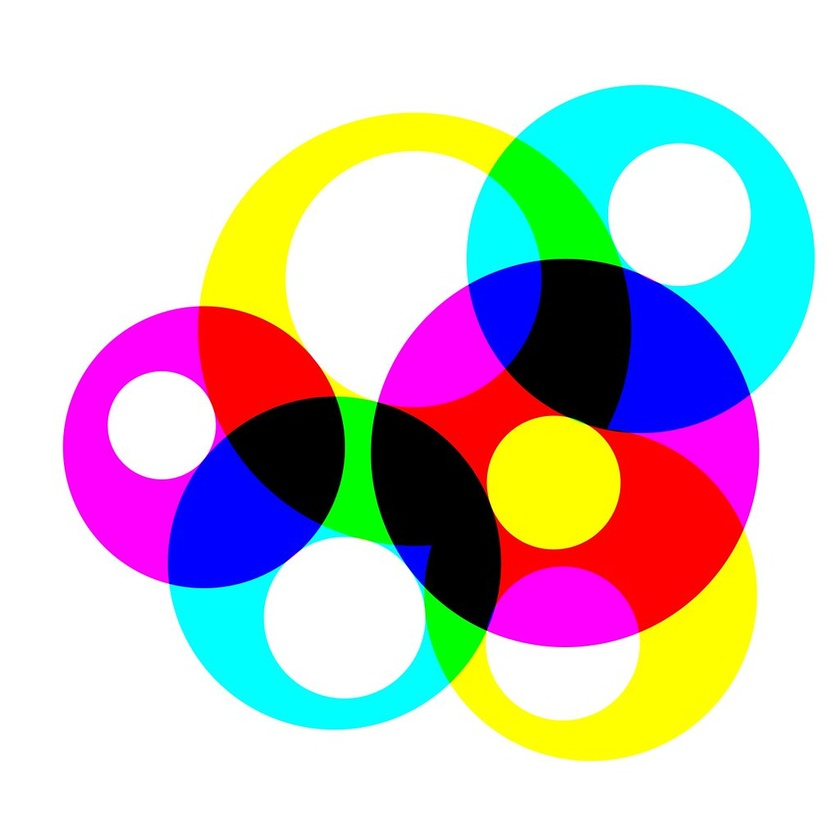
#> input picture img/circles.jpeg, 840 x 840 px, shrunk from 1024 x 1024 before the run
$ python 0704-houghcircles.py
#> lines starting #> are read from the running program, lines starting #| are printed output that depends on the picture; after the words box and inside, x2 and y2 are one past the last pixel; in counts of white or black regions, pixels touching at a corner belong together
# 0704.py
import cv2
import numpy as np

#1
src1 = cv2.imread('../../img/circles.jpeg')
#> src1 is the input picture: shape (840, 840, 3); mean B, G, R 198.6, 197.9, 202
gray1 = cv2.cvtColor(src1, cv2.COLOR_BGR2GRAY)
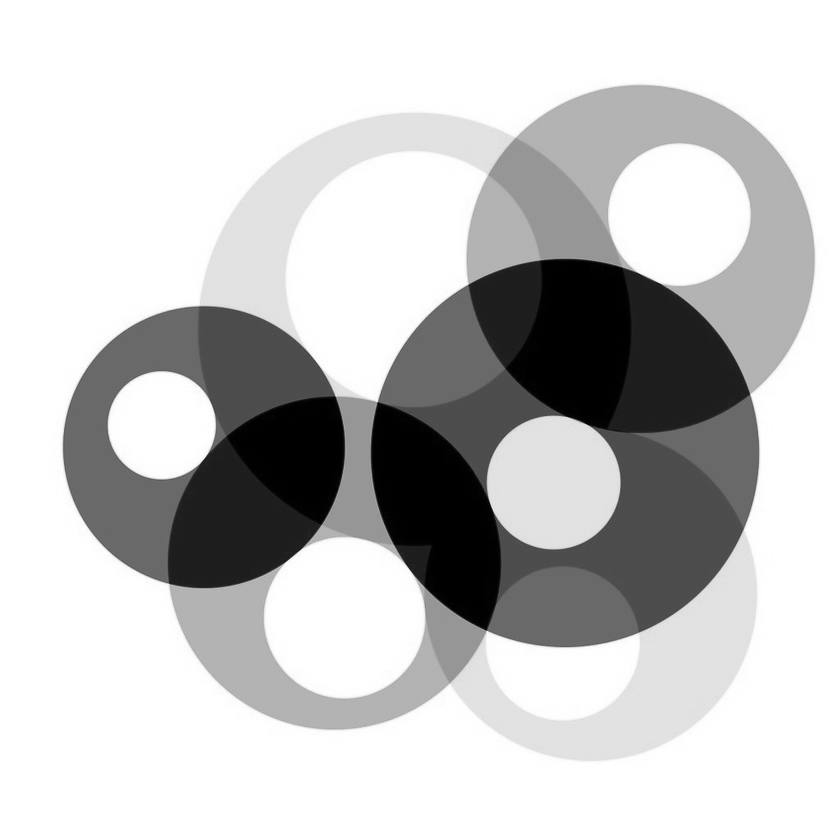
#> gray1: shape (840, 840); min 0, max 255, mean 199.2
circles1 = cv2.HoughCircles(gray1, method = cv2.HOUGH_GRADIENT, dp = 1, minDist = 50, param2 = 15)
#> circles1 = 173 rows, first 8: [413.5, 278.5, 127.8], [203.5, 447.5, 141.1], [590.5, 593.5, 166.8], [640.5, 259.5, 174.6], [334.5, 563.5, 166.1], [566.5, 452.5, 195.6], [415.5, 331.5, 219.2], [343.5, 617.5, 81]

print('circles1.shape = ', circles1.shape)
#| circles1.shape =  (1, 173, 3)
for circle in circles1[0,:]:
	cx, cy, r = circle
	cv2.circle(src1, (cx,cy), int(r), (255,0,0), 2)
#> this loop made 173 passes
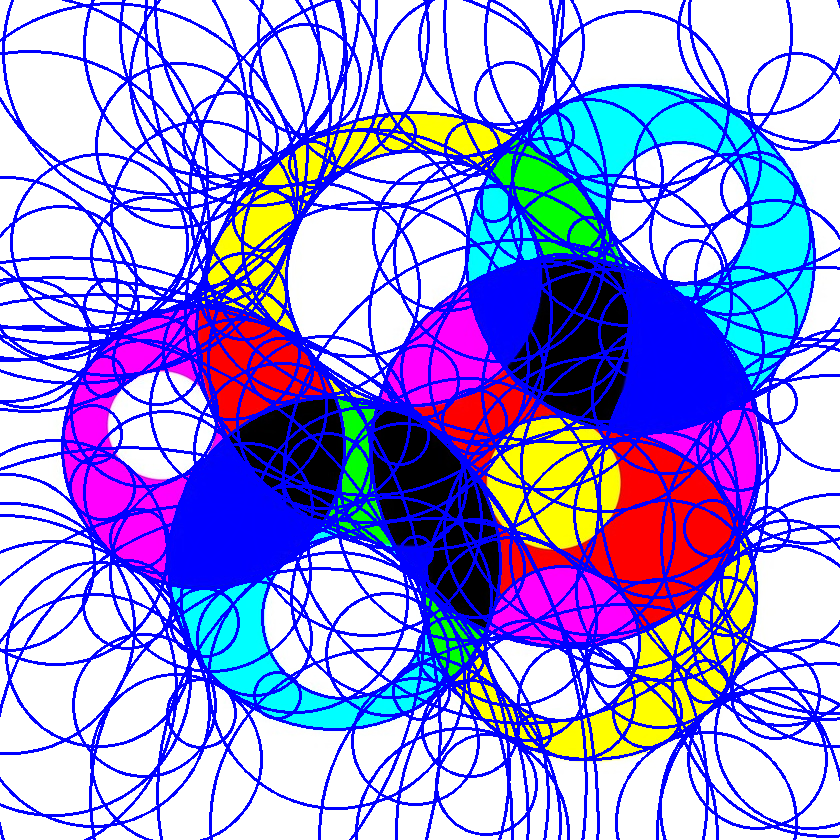
#> src1: shape (840, 840, 3); mean B, G, R 220, 147.1, 149.7
cv2.imshow('src1', src1)

#2
src2 = cv2.imread('../../img/circles.jpeg')
gray2 = cv2.cvtColor(src2, cv2.COLOR_BGR2GRAY)
circles2 = cv2.HoughCircles(gray2, method = cv2.HOUGH_GRADIENT, dp = 1, minDist = 50, param2 = 15, minRadius = 30, maxRadius = 100)
#> circles2 = 13 rows, first 8: [562.5, 643.5, 77.3], [679.5, 214.5, 71], [344.5, 616.5, 80.5], [161.5, 425.5, 53.7], [552.5, 480.5, 65.3], [391.5, 259.5, 99.4], [639.5, 547.5, 99.4], [431.5, 303.5, 97.2]

print('circles2.shape = ', circles2.shape)
#| circles2.shape =  (1, 13, 3)
for circle in circles2[0,:]:
	cx, cy, r = circle
	cv2.circle(src2, (cx,cy), int(r), (255,0,0), 2)
#> this loop made 13 passes
#> (cx, cy, r) on passes 1 to 12: (562.5, 643.5, 77.3), (679.5, 214.5, 71), (344.5, 616.5, 80.5), (161.5, 425.5, 53.7), (552.5, 480.5, 65.3), (391.5, 259.5, 99.4), (639.5, 547.5, 99.4), (431.5, 303.5, 97.2), (241.5, 480.5, 90.5), (573.5, 324.5, 81.3), (394.5, 505.5, 83.7), (308.5, 469.5, 71.2)
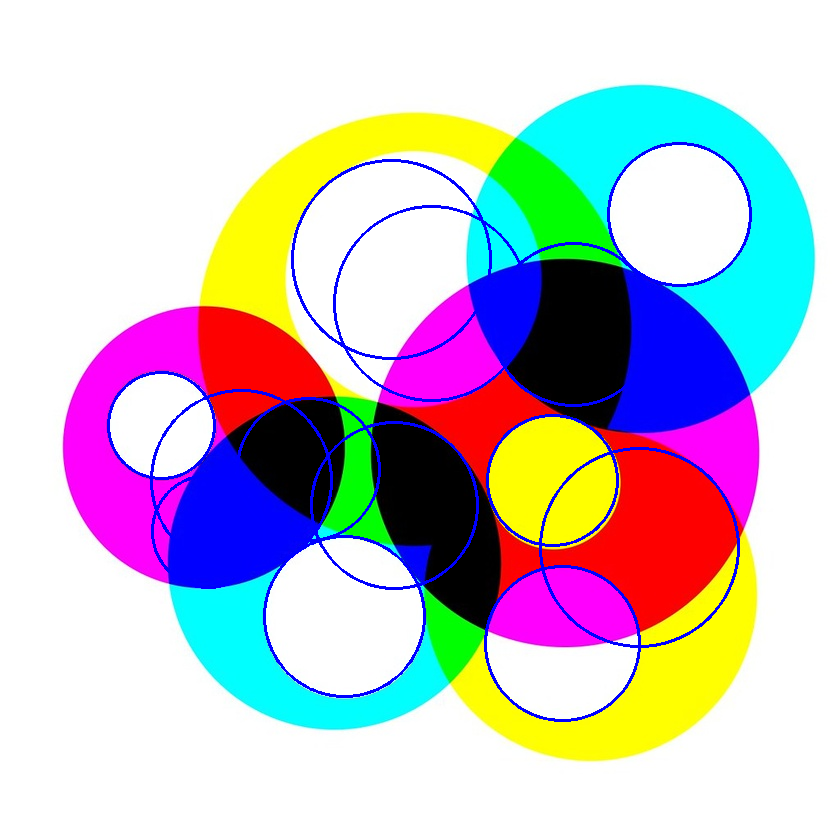
#> src2: shape (840, 840, 3); 2.63% of pixels changed, all inside (x1, y1, x2, y2) = (107, 142, 752, 722)
cv2.imshow('src2', src2)

cv2.waitKey(0)
cv2.destroyAllWindows()

$ run again, with img/banana.jpeg copied over img/circles.jpeg
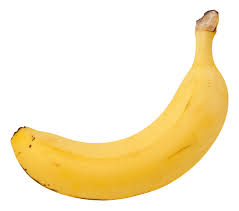
#> input picture img/banana.jpeg, 239 x 211 px
#> src1 is the input picture: shape (211, 239, 3); mean B, G, R 200.8, 235.7, 249.9
#> circles1 = [[103.5, 66.5, 133.3], [69.5, 26.5, 125.7], [76.5, 127.5, 67.9], [150.5, 97.5, 77.6], [209.5, 28.5, 3.3]]
#| circles1.shape =  (1, 5, 3)
#> the loop `for circle in circles1[0,:]:` made 5 passes
#> after the loop `for circle in circles1[0,:]:`:
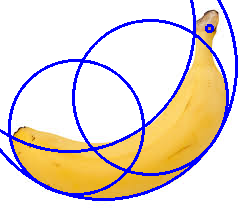
#> src1: shape (211, 239, 3); 8.89% of pixels changed, all inside (x1, y1, x2, y2) = (0, 0, 238, 201)
#> circles2 = [[98.5, 62.5, 79.8], [138.5, 93.5, 89.4], [75.5, 128.5, 66.8]]
#| circles2.shape =  (1, 3, 3)
#> the loop `for circle in circles2[0,:]:` made 3 passes
#> after the loop `for circle in circles2[0,:]:`:
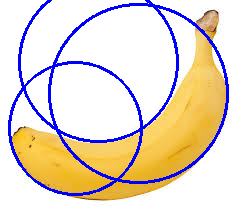
#> src2: shape (211, 239, 3); 7.93% of pixels changed, all inside (x1, y1, x2, y2) = (8, 0, 229, 196)

$ run again, with img/hand.jpeg copied over img/circles.jpeg
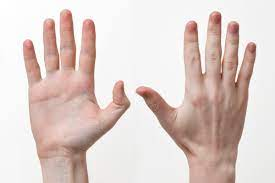
#> input picture img/hand.jpeg, 275 x 183 px
#> src1 is the input picture: shape (183, 275, 3); mean B, G, R 202.1, 207.1, 222.8
#> circles1 = 20 rows, first 8: [148.5, 24.5, 89.9], [162.5, 81.5, 68.7], [69.5, 109.5, 41.3], [136.5, 174.5, 52.3], [8.5, 112.5, 88.7], [269.5, 55.5, 65.9], [110.5, 64.5, 41.9], [99.5, 9.5, 95.4]
#| circles1.shape =  (1, 20, 3)
#> the loop `for circle in circles1[0,:]:` made 20 passes
#> after the loop `for circle in circles1[0,:]:`:
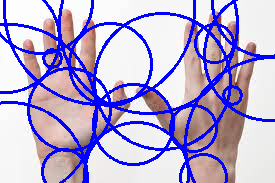
#> src1: shape (183, 275, 3); 19.07% of pixels changed, all inside (x1, y1, x2, y2) = (0, 0, 275, 183)
#> circles2 = [[147.5, 96.5, 99.4], [148.5, 24.5, 89.5], [76.5, 93.5, 48.5], [194.5, 75.5, 55.6], [153.5, 170.5, 81.7], [109.5, 146.5, 71.8], [104.5, 51.5, 61.9], [269.5, 81.5, 64.1], [35.5, 49.5, 51.6], [46.5, 140.5, 42.7], [245.5, 35.5, 31.6], [249.5, 127.5, 42.7]]
#| circles2.shape =  (1, 12, 3)
#> the loop `for circle in circles2[0,:]:` made 12 passes
#> after the loop `for circle in circles2[0,:]:`:
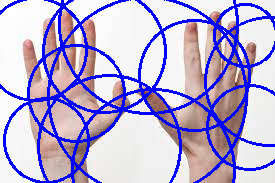
#> src2: shape (183, 275, 3); 18.55% of pixels changed, all inside (x1, y1, x2, y2) = (0, 0, 275, 183)
